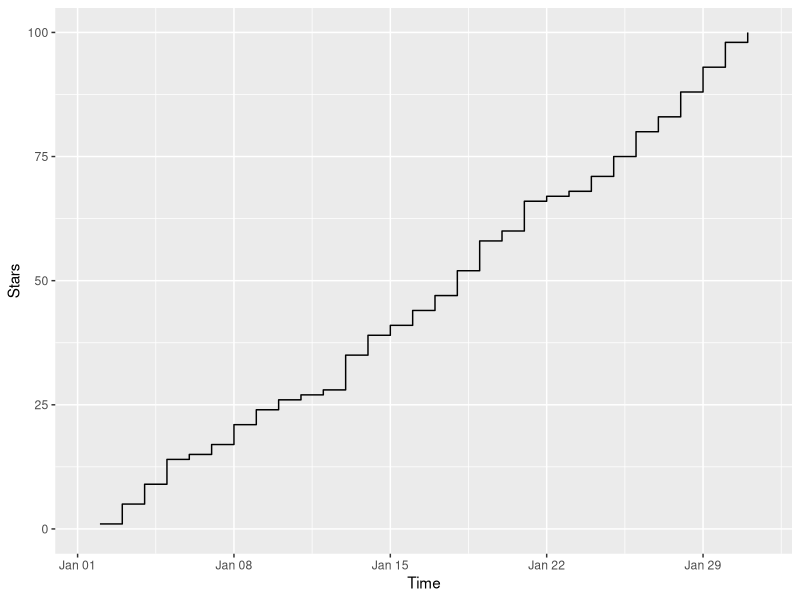

Recreate this plot in R.
#!/usr/bin/env Rscript
library(ggplot2)

data <- data.frame(
  Timestamp = as.Date(
    runif(100, 0, 30), # 100 stars in 30 days (randomly)
    origin = "2024-01-01 00:00:00"
  )
)

pdf("/output/stargazers.pdf")

ggplot(data, aes(x = Timestamp)) +
  stat_bin(data = data, aes(y = cumsum(..count..)), geom = "step", binwidth = 1) +
  labs(
    x = "Time",
    y = "Stars",
  )

dev.off()
